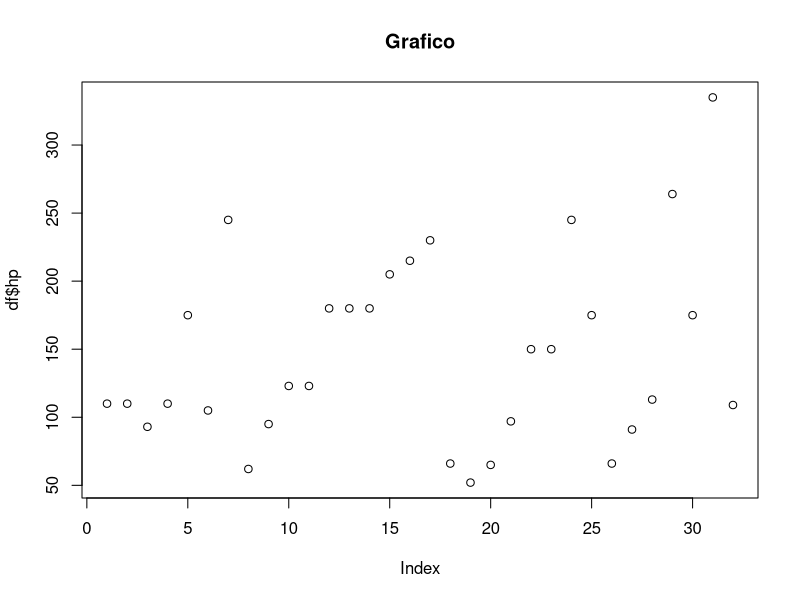

Recreate this plot in R.
     
  # ####################################################
  #             Taller de GitHub con R
  # ####################################################
  
  # Introduccion a GitHub
  # 1. Instalar Git
  # 2. Crear repositorio desde GitHub
  # 3. Crear un proyecto con version control (Git)
  # 4. Clonar repositorio a la computadora
  
  # Crear codigo
  df <- mtcars
  names(mtcars)
  
  summary(mtcars)
  plot(df$hp, main = "Grafico")
  
  # Modificacion
  # Modificacion 2
  # Modificacion 3
  
  # ###################################
  # Ejercicio 1
  # 1. Clonar este repositorio
  # 2. Modificar el codigo del repo
  # 3. Hacer un Push
  # ######################################
  
  
  
  
